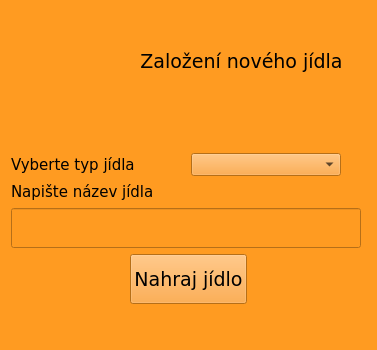
<?xml version="1.0" encoding="UTF-8"?>
<ui version="4.0">
 <class>Dlg_NewMeal</class>
 <widget class="QDialog" name="Dlg_NewMeal">
  <property name="geometry">
   <rect>
    <x>0</x>
    <y>0</y>
    <width>377</width>
    <height>350</height>
   </rect>
  </property>
  <property name="windowTitle">
   <string>Dialog</string>
  </property>
  <property name="styleSheet">
   <string notr="true">background-color: rgb(255, 155, 33);</string>
  </property>
  <layout class="QVBoxLayout" name="verticalLayout_2">
   <item>
    <layout class="QHBoxLayout" name="horizontalLayout_13">
     <item>
      <layout class="QHBoxLayout" name="horizontalLayout_11">
       <item>
        <widget class="QPushButton" name="Close">
         <property name="minimumSize">
          <size>
           <width>100</width>
           <height>100</height>
          </size>
         </property>
         <property name="styleSheet">
          <string notr="true">image: url(:/icons/close.svg);
border:0;
background-color: rgba( 255, 255, 255, 0% );</string>
         </property>
         <property name="text">
          <string/>
         </property>
        </widget>
       </item>
       <item>
        <spacer name="horizontalSpacer_19">
         <property name="orientation">
          <enum>Qt::Horizontal</enum>
         </property>
         <property name="sizeHint" stdset="0">
          <size>
           <width>40</width>
           <height>20</height>
          </size>
         </property>
        </spacer>
       </item>
      </layout>
     </item>
     <item>
      <layout class="QHBoxLayout" name="horizontalLayout_12">
       <item>
        <widget class="QLabel" name="label_8">
         <property name="maximumSize">
          <size>
           <width>16777215</width>
           <height>16777215</height>
          </size>
         </property>
         <property name="font">
          <font>
           <family>Verdana</family>
           <pointsize>14</pointsize>
          </font>
         </property>
         <property name="text">
          <string>Založení nového jídla</string>
         </property>
         <property name="alignment">
          <set>Qt::AlignCenter</set>
         </property>
        </widget>
       </item>
       <item>
        <spacer name="horizontalSpacer_18">
         <property name="orientation">
          <enum>Qt::Horizontal</enum>
         </property>
         <property name="sizeHint" stdset="0">
          <size>
           <width>40</width>
           <height>20</height>
          </size>
         </property>
        </spacer>
       </item>
      </layout>
     </item>
    </layout>
   </item>
   <item>
    <spacer name="verticalSpacer_3">
     <property name="orientation">
      <enum>Qt::Vertical</enum>
     </property>
     <property name="sizeHint" stdset="0">
      <size>
       <width>20</width>
       <height>20</height>
      </size>
     </property>
    </spacer>
   </item>
   <item>
    <layout class="QVBoxLayout" name="verticalLayout">
     <item>
      <layout class="QHBoxLayout" name="horizontalLayout_7">
       <item>
        <widget class="QLabel" name="label_6">
         <property name="minimumSize">
          <size>
           <width>150</width>
           <height>0</height>
          </size>
         </property>
         <property name="maximumSize">
          <size>
           <width>150</width>
           <height>16777215</height>
          </size>
         </property>
         <property name="font">
          <font>
           <family>Verdana</family>
           <pointsize>11</pointsize>
          </font>
         </property>
         <property name="text">
          <string>Vyberte typ jídla</string>
         </property>
        </widget>
       </item>
       <item>
        <spacer name="horizontalSpacer_3">
         <property name="orientation">
          <enum>Qt::Horizontal</enum>
         </property>
         <property name="sizeHint" stdset="0">
          <size>
           <width>40</width>
           <height>20</height>
          </size>
         </property>
        </spacer>
       </item>
       <item>
        <widget class="QComboBox" name="CB_Meal_Type">
         <property name="minimumSize">
          <size>
           <width>150</width>
           <height>0</height>
          </size>
         </property>
         <property name="maximumSize">
          <size>
           <width>160</width>
           <height>16777215</height>
          </size>
         </property>
         <property name="font">
          <font>
           <family>Verdana</family>
          </font>
         </property>
        </widget>
       </item>
       <item>
        <spacer name="horizontalSpacer_6">
         <property name="orientation">
          <enum>Qt::Horizontal</enum>
         </property>
         <property name="sizeType">
          <enum>QSizePolicy::Preferred</enum>
         </property>
         <property name="sizeHint" stdset="0">
          <size>
           <width>40</width>
           <height>20</height>
          </size>
         </property>
        </spacer>
       </item>
      </layout>
     </item>
     <item>
      <layout class="QHBoxLayout" name="horizontalLayout_3">
       <item>
        <widget class="QLabel" name="label_5">
         <property name="maximumSize">
          <size>
           <width>150</width>
           <height>100</height>
          </size>
         </property>
         <property name="font">
          <font>
           <family>Verdana</family>
           <pointsize>11</pointsize>
          </font>
         </property>
         <property name="text">
          <string>Napište název jídla</string>
         </property>
        </widget>
       </item>
       <item>
        <spacer name="horizontalSpacer_5">
         <property name="orientation">
          <enum>Qt::Horizontal</enum>
         </property>
         <property name="sizeHint" stdset="0">
          <size>
           <width>40</width>
           <height>20</height>
          </size>
         </property>
        </spacer>
       </item>
      </layout>
     </item>
     <item>
      <widget class="QLineEdit" name="LE_New_Meal">
       <property name="sizePolicy">
        <sizepolicy hsizetype="Expanding" vsizetype="Preferred">
         <horstretch>0</horstretch>
         <verstretch>0</verstretch>
        </sizepolicy>
       </property>
       <property name="minimumSize">
        <size>
         <width>350</width>
         <height>40</height>
        </size>
       </property>
       <property name="maximumSize">
        <size>
         <width>350</width>
         <height>40</height>
        </size>
       </property>
       <property name="font">
        <font>
         <family>Verdana</family>
         <pointsize>12</pointsize>
        </font>
       </property>
       <property name="text">
        <string/>
       </property>
      </widget>
     </item>
     <item>
      <layout class="QHBoxLayout" name="horizontalLayout_9">
       <item>
        <spacer name="horizontalSpacer_8">
         <property name="orientation">
          <enum>Qt::Horizontal</enum>
         </property>
         <property name="sizeHint" stdset="0">
          <size>
           <width>40</width>
           <height>20</height>
          </size>
         </property>
        </spacer>
       </item>
       <item>
        <widget class="QPushButton" name="Load_Meal">
         <property name="sizePolicy">
          <sizepolicy hsizetype="Minimum" vsizetype="Preferred">
           <horstretch>0</horstretch>
           <verstretch>0</verstretch>
          </sizepolicy>
         </property>
         <property name="minimumSize">
          <size>
           <width>50</width>
           <height>50</height>
          </size>
         </property>
         <property name="maximumSize">
          <size>
           <width>16777215</width>
           <height>50</height>
          </size>
         </property>
         <property name="font">
          <font>
           <family>Verdana</family>
           <pointsize>14</pointsize>
          </font>
         </property>
         <property name="styleSheet">
          <string notr="true">
QPushButton:hover{  background: qlineargradient(spread:reflect, x1:0.1, y1:0.5, x2:1, y2:0, stop:0 rgba(160, 220, 255,255), stop:1 rgba(160, 220, 255, 255));
}



</string>
         </property>
         <property name="text">
          <string>Nahraj jídlo</string>
         </property>
        </widget>
       </item>
       <item>
        <spacer name="horizontalSpacer_12">
         <property name="orientation">
          <enum>Qt::Horizontal</enum>
         </property>
         <property name="sizeHint" stdset="0">
          <size>
           <width>40</width>
           <height>20</height>
          </size>
         </property>
        </spacer>
       </item>
      </layout>
     </item>
    </layout>
   </item>
   <item>
    <spacer name="verticalSpacer">
     <property name="orientation">
      <enum>Qt::Vertical</enum>
     </property>
     <property name="sizeHint" stdset="0">
      <size>
       <width>20</width>
       <height>20</height>
      </size>
     </property>
    </spacer>
   </item>
  </layout>
 </widget>
 <resources/>
 <connections/>
</ui>
